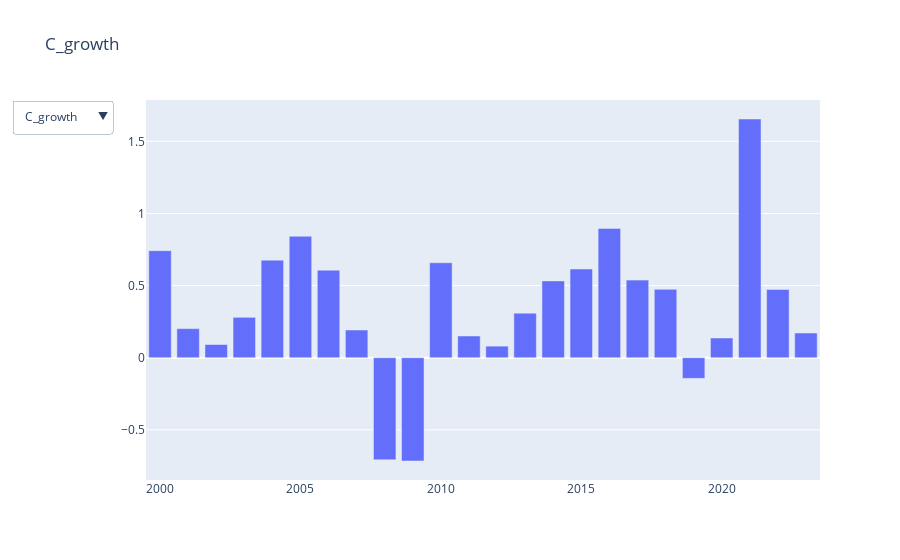

The cell this chart's notebook holds for it:
### Markdown cell above
We make an interactive figure that shows the growth rates of all components against the growth rate of GDP. In order to be able to be able to read the figure, we decide to group the growth rates for each year by taking the average.

### Code cell
# We convert 'Date' to integer to get the year
df_growth['Year'] = df_growth['Date'].astype(int)

# We group by 'Year' and calculate the mean
df_growth_yearly = df_growth.groupby('Year').mean().reset_index()

# We create a bar chart for 'Y_growth'
fig = go.Figure(data=[
    go.Bar(name='Y_growth', x=df_growth_yearly['Year'], y=df_growth_yearly['Y_growth'])
])

# We add traces for the other variables
variables = ['C_growth', 'G_growth', 'I_growth', 'NX_growth', 'N_growth']
for variable in variables:
    fig.add_trace(
        go.Bar(name=variable, x=df_growth_yearly['Year'], y=df_growth_yearly[variable], visible=False)
    )

# We create a dropdown menu
buttons = []
for i, variable in enumerate(variables):
    visibility = [True] + [False]*i + [True] + [False]*(len(variables)-i-1)
    buttons.append(dict(label=variable, method='update', args=[{'visible': visibility}, {'title': variable}]))

fig.update_layout(
    updatemenus=[
        dict(
            active=0,
            buttons=buttons,
        )
    ],
)

fig.update_layout(title=variables[0])

# We show the figure
fig.show()

### Figure 1 — Plotly figure (JSON) as saved in the notebook; plotly's stock layout.template omitted (floating-point values rounded to 4 significant figures)
{"data": [{"name": "Y_growth", "type": "bar", "x": [2000, 2001, 2002, 2003, 2004, 2005, 2006, 2007, 2008, 2009, 2010, 2011, 2012, 2013, 2014, 2015, 2016, 2017, 2018, 2019, 2020, 2021, 2022, 2023], "y": [0.7423, 0.2016, 0.09145, 0.2801, 0.6764, 0.8421, 0.6069, 0.1921, -0.7076, -0.7159, 0.6585, 0.1506, 0.08025, 0.3088, 0.5326, 0.6148, 0.8962, 0.538, 0.4739, -0.1431, 0.1367, 1.655, 0.4733, 0.1712]}, {"name": "C_growth", "type": "bar", "visible": false, "x": [2000, 2001, 2002, 2003, 2004, 2005, 2006, 2007, 2008, 2009, 2010, 2011, 2012, 2013, 2014, 2015, 2016, 2017, 2018, 2019, 2020, 2021, 2022, 2023], "y": [0.4051, 0.09818, 0.309, 0.6045, 1.214, 1.053, 0.3355, 0.613, -0.5265, -0.3651, 0.07165, 0.2194, 0.05448, 0.07312, 0.3936, 0.6691, 0.5306, 0.7469, 0.61, -0.1034, 0.2544, 1.342, -0.5076, 0.1354]}, {"name": "G_growth", "type": "bar", "visible": false, "x": [2000, 2001, 2002, 2003, 2004, 2005, 2006, 2007, 2008, 2009, 2010, 2011, 2012, 2013, 2014, 2015, 2016, 2017, 2018, 2019, 2020, 2021, 2022, 2023], "y": [0.4858, 0.5718, 0.4009, 0.2006, 0.2538, 0.4774, 0.4685, 0.4168, 0.894, 0.6508, 0.1726, -0.08751, 0.06359, 0.2411, 0.5626, 0.1435, 0.1959, 0.1176, 0.06389, -0.05832, 0.2309, 0.6042, -0.698, 0.05098]}, {"name": "I_growth", "type": "bar", "visible": false, "x": [2000, 2001, 2002, 2003, 2004, 2005, 2006, 2007, 2008, 2009, 2010, 2011, 2012, 2013, 2014, 2015, 2016, 2017, 2018, 2019, 2020, 2021, 2022, 2023], "y": [0.1635, 0.5387, -0.7885, 0.1701, 1.993, 2.185, 2.486, -0.6279, -2.859, -4.273, 1.338, 1.052, 0.3341, 0.913, 0.918, 1.854, 1.56, 1.445, 0.1756, -1.048, 2.612, 2.63, -0.1465, -3.645]}, {"name": "NX_growth", "type": "bar", "visible": false, "x": [2000, 2001, 2002, 2003, 2004, 2005, 2006, 2007, 2008, 2009, 2010, 2011, 2012, 2013, 2014, 2015, 2016, 2017, 2018, 2019, 2020, 2021, 2022, 2023], "y": [4.681, -0.7971, 0.5123, -0.8603, -4.184, -3.031, -3.631, -0.2972, 0.2937, 3.077, 5.4, -1.763, -0.2594, 0.5285, 0.299, -1.85, 4.185, -2.534, 2.374, 2.746, -10.63, 5.848, 13.82, 8.342]}, {"name": "N_growth", "type": "bar", "visible": false, "x": [2000, 2001, 2002, 2003, 2004, 2005, 2006, 2007, 2008, 2009, 2010, 2011, 2012, 2013, 2014, 2015, 2016, 2017, 2018, 2019, 2020, 2021, 2022, 2023], "y": [0.8095, 0.1604, -0.05652, -0.2308, 0.07992, 0.4197, 0.621, 0.3829, -0.04806, -0.8936, -0.2722, -0.05463, -0.1572, 0.1072, 0.2624, 0.3738, 0.4195, 0.3525, 0.3826, 0.1265, -0.1133, 1.043, 0.6429, 0.2371]}], "layout": {"title": {"text": "C_growth"}, "updatemenus": [{"active": 0, "buttons": [{"args": [{"visible": [true, true, false, false, false, false]}, {"title": "C_growth"}], "label": "C_growth", "method": "update"}, {"args": [{"visible": [true, false, true, false, false, false]}, {"title": "G_growth"}], "label": "G_growth", "method": "update"}, {"args": [{"visible": [true, false, false, true, false, false]}, {"title": "I_growth"}], "label": "I_growth", "method": "update"}, {"args": [{"visible": [true, false, false, false, true, false]}, {"title": "NX_growth"}], "label": "NX_growth", "method": "update"}, {"args": [{"visible": [true, false, false, false, false, true]}, {"title": "N_growth"}], "label": "N_growth", "method": "update"}]}]}}
